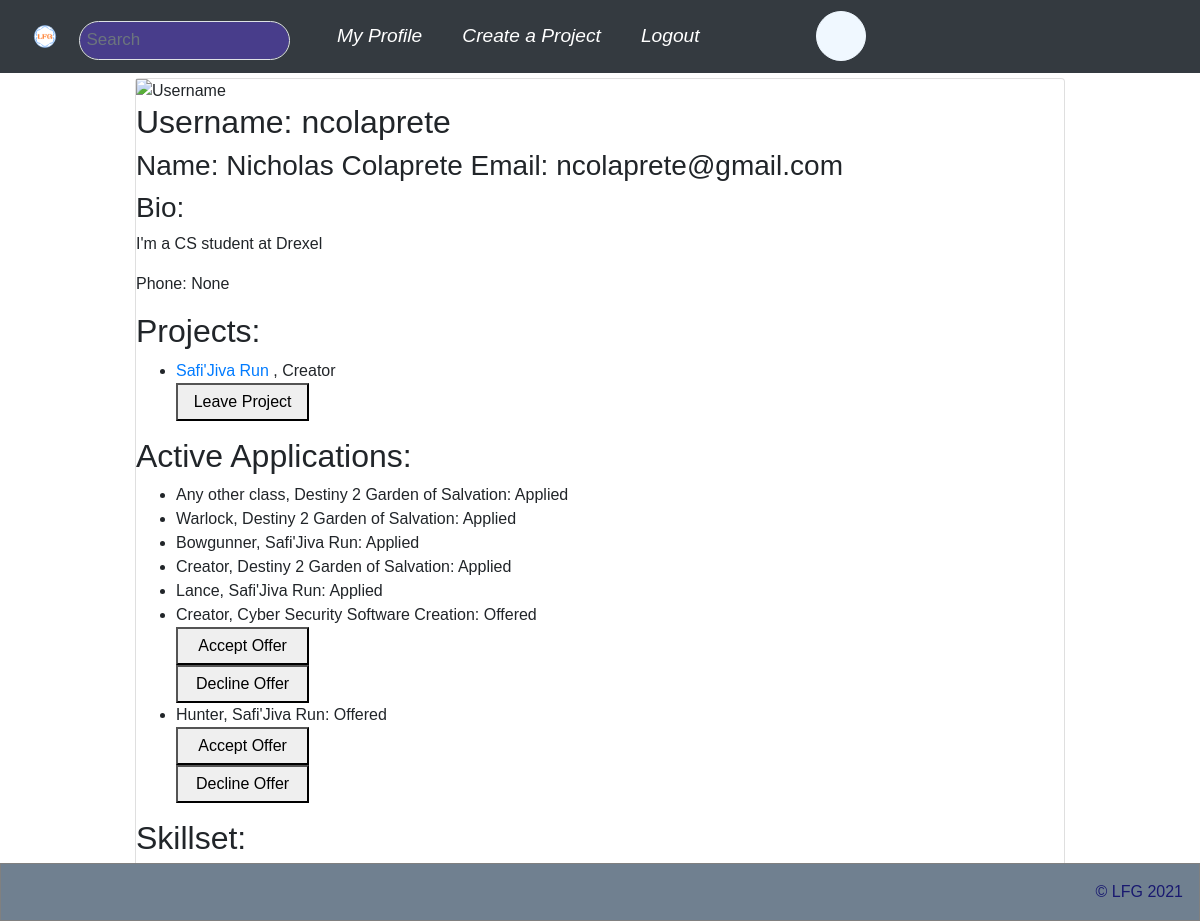
/accounts/profile/ (signed in), run on the app's committed database.
### LFGCore/models.py (models this page shows, shortened)
class Profile(models.Model):
  user = models.OneToOneField(User, on_delete=models.CASCADE)
  address = models.OneToOneField('Address', on_delete=models.CASCADE, null=True)
  projects = models.ManyToManyField('Project', through='Member', related_name="memberships")
  chat_channels = models.ManyToManyField('ChatChannel', related_name="channels")
  chats = models.ManyToManyField('ChatChannel', related_name="chats", through='Chat')
  friends = models.ManyToManyField("self", through='Friend')
  bio = models.CharField(max_length=1000, null=True, default="")
  telephone_number = models.DecimalField(max_digits=11, decimal_places=0, null=True)
  applications = models.ManyToManyField('Role', through='Application', related_name="role_application")
  def get_resume(self):
    skillset = defaultdict(float)
    for membership in self.member_set.all():
      end_date = membership.end_date
      if end_date == None:
        end_date = datetime.now(timezone.utc)
      start_date = membership.start_date
      duration = (end_date - start_date).total_seconds() / 3600
      for role in membership.roles.all():
        for skill in role.skills.all():
          skillset[skill] += duration
    return [(skill, round(skillset[skill], 2)) for skill in skillset]

class Member(models.Model):
  profile = models.ForeignKey(Profile, on_delete=models.CASCADE)
  project = models.ForeignKey(Project, on_delete=models.CASCADE)
  roles = models.ManyToManyField('Role')
  is_owner = models.BooleanField()
  start_date = models.DateTimeField()
  end_date = models.DateTimeField(null=True)
  active = models.BooleanField(default=True)

class Project(models.Model):
  channels = models.ManyToManyField('ChatChannel', through='ProjectChannel')
  name = models.CharField(max_length=45)
  description = models.CharField(max_length=10000)
  start_date = models.DateTimeField(default=now)
  end_date = models.DateTimeField(null=True)
  active = models.BooleanField(default=True)

class Role(models.Model):
  project = models.ForeignKey(Project, on_delete=models.CASCADE)
  skills = models.ManyToManyField('Skill')
  title = models.CharField(max_length=45)
  description = models.CharField(max_length=1000)

class Application(models.Model):
  applicant = models.ForeignKey(Profile, on_delete=models.CASCADE)
  role = models.ForeignKey(Role, on_delete=models.CASCADE)
  status = models.CharField(max_length=1, choices=(
    ('A', 'Applied'),
    ('O', 'Offered'),
    ('R', 'Rejected'),
    ('D', 'Declined')
  ))

### LFGCore/views.py (the view)
# urls.py: path('accounts/profile/', views.profile, name='my_profile_view'),
@login_required
def profile(request, id=None):
  user = None
  if id == None:
    user = request.user
  else:
    user = User.objects.get(id=id)
  return render(request, 'LFGCore/profile.html', {
    "user": user,
    "memberships" : user.profile.member_set.filter(project__active=True),
    "skillset": user.profile.get_resume(),
    'logged_in' : request.user.is_authenticated
  })

### LFGCore/templates/LFGCore/profile.html (shortened to what this page needs)
{% extends logged_in|yesno:"LFGCore/top.html,LFGCore/notloggedtop.html" %}
{% block content %}
<div class="card">
  <img src="image_defaultProfile.jpg" alt="Username" style="width:100%">
  <h2>Username: {{ user.username }}</h2>
  <h3>Name: {{ user.first_name }} {{ user.last_name }} Email: {{ user.email }}</h3>
  <h3>Bio:</h3>
  <p>
    {{ user.profile.bio }}
  </p>
  <p>Phone: {{ user.profile.telephone_number }}</p>
  <h2>Projects:</h2>
  <ul>
    {% for member in memberships %}
    <li>
      <a href="/project/{{ member.project.id }}/">{{ member.project.name }}</a>
        {% if member.roles.all %}
        , {{ member.roles.all.0.title }}
        {% endif %}
        <form action="/membership/quit/{{ member.id }}/" method="post">
          <button type="submit">Leave Project</button>
        </form>
      </li>
      {% endfor %}
  </ul>
  <h2>Active Applications:</h2>
  <ul>
    {% for application in user.profile.application_set.all %}
    <li>
      {{ application.role.title }}, {{ application.role.project.name }}: {{ application.get_status_display }}
      {% if application.status == 'O' %}
      <form action="/project/acceptoffer/{{ application.id }}/" method="post">
        <button type="submit">Accept Offer</button>
      </form>
      <form action="/application/updatestatus/{{ application.id }}/" method="post">
        <button type="submit">Decline Offer</button>
      </form>
      {% endif %}
    </li>
    {% endfor %}
  </ul>
  <h2>Skillset:</h2>
  <center>
    <form action="/accounts/profile/update/">
    </form>
  </center>
</div>
{% endblock content %}

### static/top/top.css (style rules this page uses)
* { box-sizing: border-box; }
body { margin: 0; font-family: Arial, Helvetica, sans-serif; }

### LFGCore/templates/LFGCore/top.html (style rules this page uses)
button { width: 15%; padding: 5px; }

### data on the page
Member: project.name "Safi'Jiva Run", roles.all.0 "Creator"
Application: role "Any other class", role.project.name "Destiny 2 Garden of Salvation", status "Applied"
Application: role "Warlock", role.project.name "Destiny 2 Garden of Salvation", status "Applied"
Application: role "Bowgunner", role.project.name "Safi'Jiva Run", status "Applied"
Application: role "Creator", role.project.name "Destiny 2 Garden of Salvation", status "Applied"
Application: role "Lance", role.project.name "Safi'Jiva Run", status "Applied"
Application: role "Creator", role.project.name "Cyber Security Software Creation", status "Offered"
Application: role "Hunter", role.project.name "Safi'Jiva Run", status "Offered"

### other printed values
{{ user.username }} "ncolaprete"
{{ user.first_name }} "Nicholas"
{{ user.last_name }} "Colaprete"
{{ user.email }} "ncolaprete@gmail.com"
{{ user.profile.bio }} "I'm a CS student at Drexel"
{{ user.profile.telephone_number }} "None"
